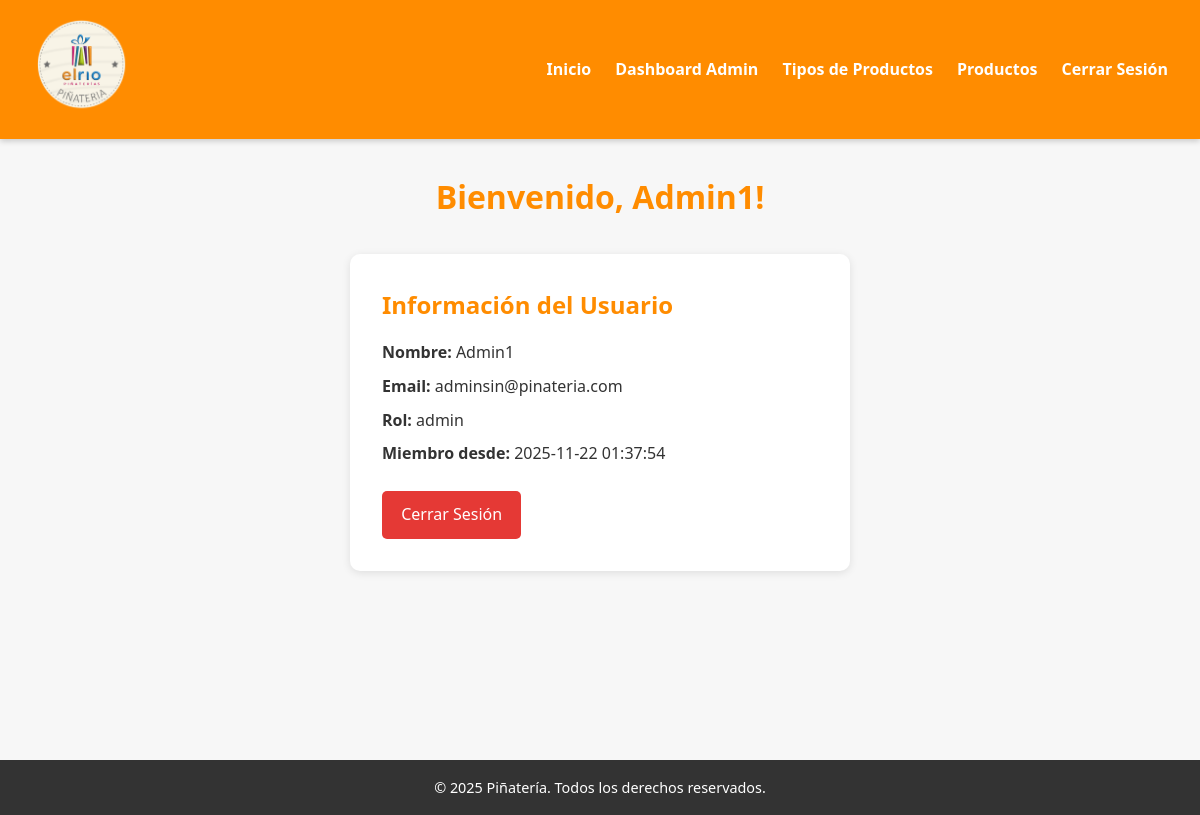
Page /frontend/usuarios/dashboard.php (signed in) on the committed database.
### tables this page shows
CREATE TABLE `usuarios` (
  `id` int(11) NOT NULL,
  `nombre` varchar(100) NOT NULL,
  `email` varchar(100) NOT NULL,
  `password` varchar(255) NOT NULL,
  `rol` enum('admin','usuario') DEFAULT 'usuario',
  `creado_en` timestamp NOT NULL DEFAULT current_timestamp()
);

### frontend/usuarios/dashboard.php (the view, shortened to what this page needs)
<?php
require_once '../../config/conexion.php';
$id = $_SESSION['usuario_id'];
try {
    $sql = "SELECT nombre, email, rol, creado_en FROM usuarios WHERE id = :id";
    $stmt = $conexion->prepare($sql);
    $stmt->execute([':id' => $id]);
    $usuario = $stmt->fetch(PDO::FETCH_ASSOC);
} catch (PDOException $e) {
    echo "Error al obtener la información del usuario: " . $e->getMessage();
    exit();
}
?>
<!DOCTYPE html>
<html lang="es">
<head>
    <link rel="stylesheet" href="../../assets/css/dashboard/dashboard.css">
</head>
<body>
    <header>
        <div class="logo">
            <img src="../../assets/img/logo.png" alt="Logo Piñatería" style="max-width:100px; height:auto;" />
        </div>
        <nav>
            <ul>
                <li><a href="../../index.php">Inicio</a></li>
                <?php if($_SESSION['rol'] === 'admin'): ?>
                    <li><a href="../dashboard/dashboard.php">Dashboard Admin</a></li>
                <?php endif; ?>
                <li><a href="../tipos_productos/index.php">Tipos de Productos</a></li>
                <li><a href="../productos/index.php">Productos</a></li>
                <li><a href="../usuarios/logout.php">Cerrar Sesión</a></li>
            </ul>
        </nav>
    </header>
    <main>
        <h1> Bienvenido, <?= htmlspecialchars($usuario['nombre']) ?>!</h1>
        <div class="card">
            <h2>Información del Usuario</h2>
            <p><strong>Nombre:</strong> <?= htmlspecialchars($usuario['nombre']) ?></p>
            <p><strong>Email:</strong> <?= htmlspecialchars($usuario['email']) ?></p>
            <p><strong>Rol:</strong> <?= htmlspecialchars($usuario['rol']) ?></p>
            <p><strong>Miembro desde:</strong> <?= htmlspecialchars($usuario['creado_en']) ?></p>
            <a href="../usuarios/logout.php" class="btn-rojo">Cerrar Sesión</a>
        </div>
    </main>
    <br>
    <br>
    <br>
    <footer>
        <p>&copy; <?= date('Y') ?> Piñatería. Todos los derechos reservados.</p>
    </footer>
</body>
</html>

### assets/css/dashboard/dashboard.css (style rules this page uses)
* { margin: 0; padding: 0; box-sizing: border-box; font-family: 'Segoe UI', Tahoma, Geneva, Verdana, sans-serif; }
body { background-color: #f7f7f7; color: #333; line-height: 1.6; min-height: 100vh; }
header { background-color: #ff8c00; color: #fff; padding: 1rem 2rem; display: flex; align-items: center; justify-content: space-between; box-shadow: 0 2px 6px rgba(0,0,0,0.2); }
header .logo img { height: 50px; }
header nav ul { list-style: none; display: flex; gap: 1.5rem; }
header nav ul li a { color: #fff; text-decoration: none; font-weight: bold; transition: color 0.3s ease; }
main { padding: 2rem; max-width: 1000px; margin: 0 auto; text-align: center; }
main h1 { font-size: 2rem; margin-bottom: 2rem; color: #ff8c00; }
.card { background-color: #fff; padding: 2rem; border-radius: 10px; box-shadow: 0 2px 8px rgba(0,0,0,0.1); margin-bottom: 2rem; max-width: 500px; margin-left: auto; margin-right: auto; text-align: left; }
.card h2 { margin-bottom: 1rem; color: #ff8c00; }
.card p { margin-bottom: 0.5rem; }
.btn-rojo { display: inline-block; margin-top: 1rem; padding: 0.7rem 1.2rem; background-color: #e53935; color: #fff; text-decoration: none; border-radius: 5px; transition: background-color 0.3s ease; }
footer { background-color: #333; color: #fff; padding: 1rem 2rem; text-align: center; margin-top: 3rem; font-size: 0.9rem; }

### rows in the picture
usuarios: nombre "Admin1", email "adminsin@pinateria.com", rol "admin", creado_en "2025-11-22 01:37:54"
